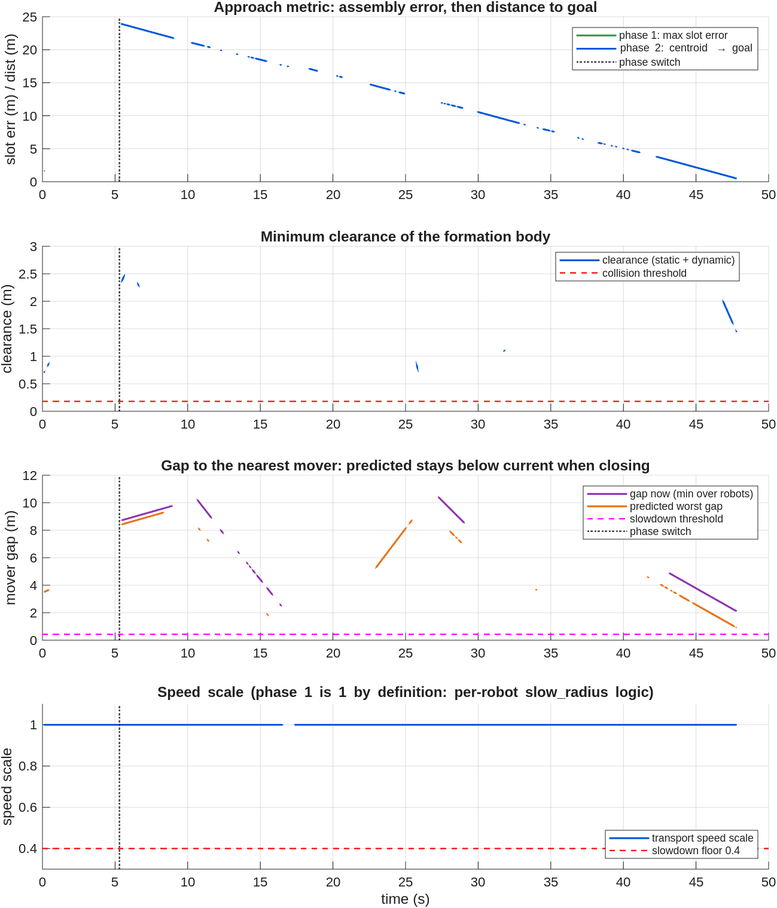
#> input picture bundle/reference/matlab/docs/simulation_report/figures/fig_diagnostics.png, 777 x 908 px, shrunk from 1299 x 1519 before the run
$ python -i crop_figures.py   (imports and definitions only)
#> lines starting #> are read from the running program, lines starting #| are printed output that depends on the picture
#!/usr/bin/env python3
"""Auto-crop white margins from the exported report figures.

The MATLAB -> PDF (vector, painters) -> pdftoppm pipeline produces correct
continuous lines but keeps the PDF page margins; this trims them to the
content plus a small uniform border. Safe to re-run (idempotent).
"""
import sys
from pathlib import Path

from PIL import Image, ImageChops


def trim(path: Path, border: int = 14, thresh: int = 250) -> None:
#> called with border = 14, thresh = 250
    img = Image.open(path).convert('RGB')
#> img is the input picture: PIL image 777x908 RGB; mean R, G, B 248, 247.5, 248.1
    # background = the corner pixel colour (white in our exports)
    bg = Image.new('RGB', img.size, img.getpixel((2, 2)))
#> bg: PIL image 777x908 RGB; every value is 255
    diff = ImageChops.difference(img, bg).convert('L')
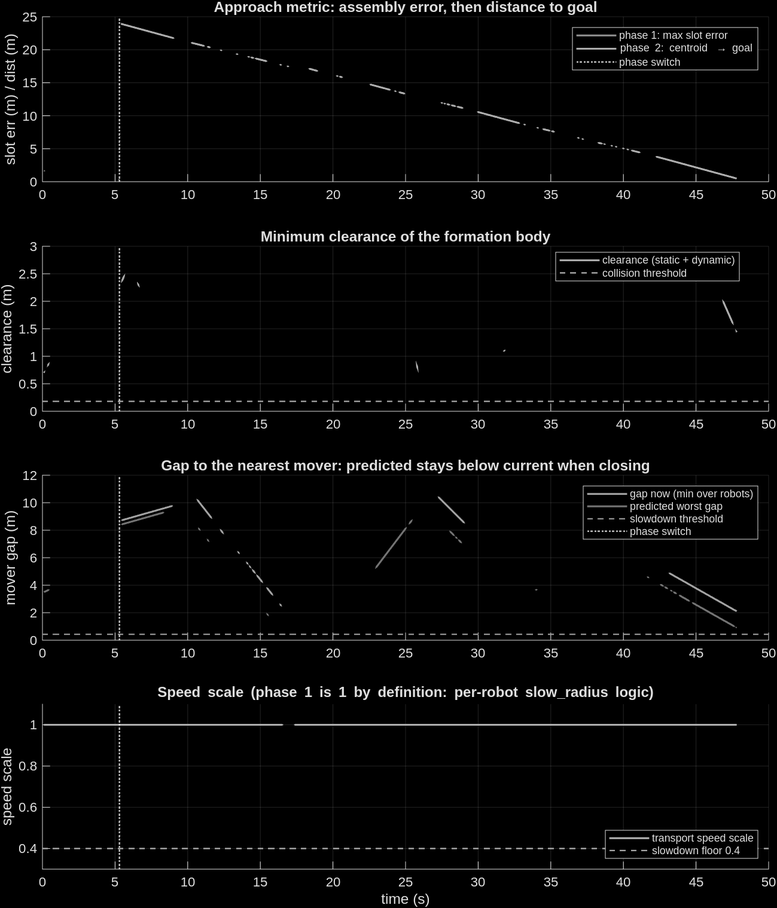
#> diff: PIL image 777x908 L; min 0, max 255, mean 7.3
    bbox = diff.point(lambda p: 255 if p > (255 - thresh) else 0).getbbox()
#> bbox = (1, 1, 776, 907)
    if not bbox:
        return                      # fully blank; leave as is
    l, t, r, b = bbox
#> l = 1; t = 1; r = 776; b = 907
    l = max(0, l - border)
#> l = 0
    t = max(0, t - border)
#> t = 0
    r = min(img.width, r + border)
#> r = 777
    b = min(img.height, b + border)
#> b = 908
    img.crop((l, t, r, b)).save(path)


# [11 lines not run here, left out]

>>> result = trim('docs/simulation_report/figures/fig_diagnostics.png')
